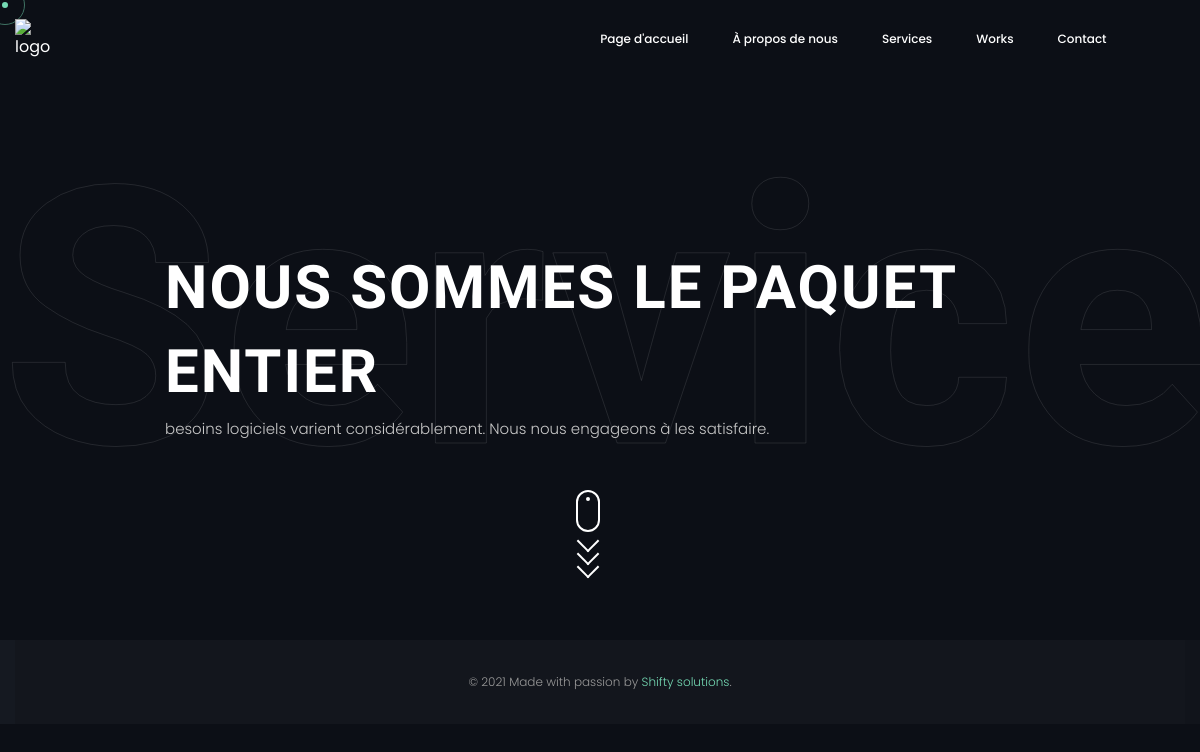
/services/, run on an earlier commit of the app's database.
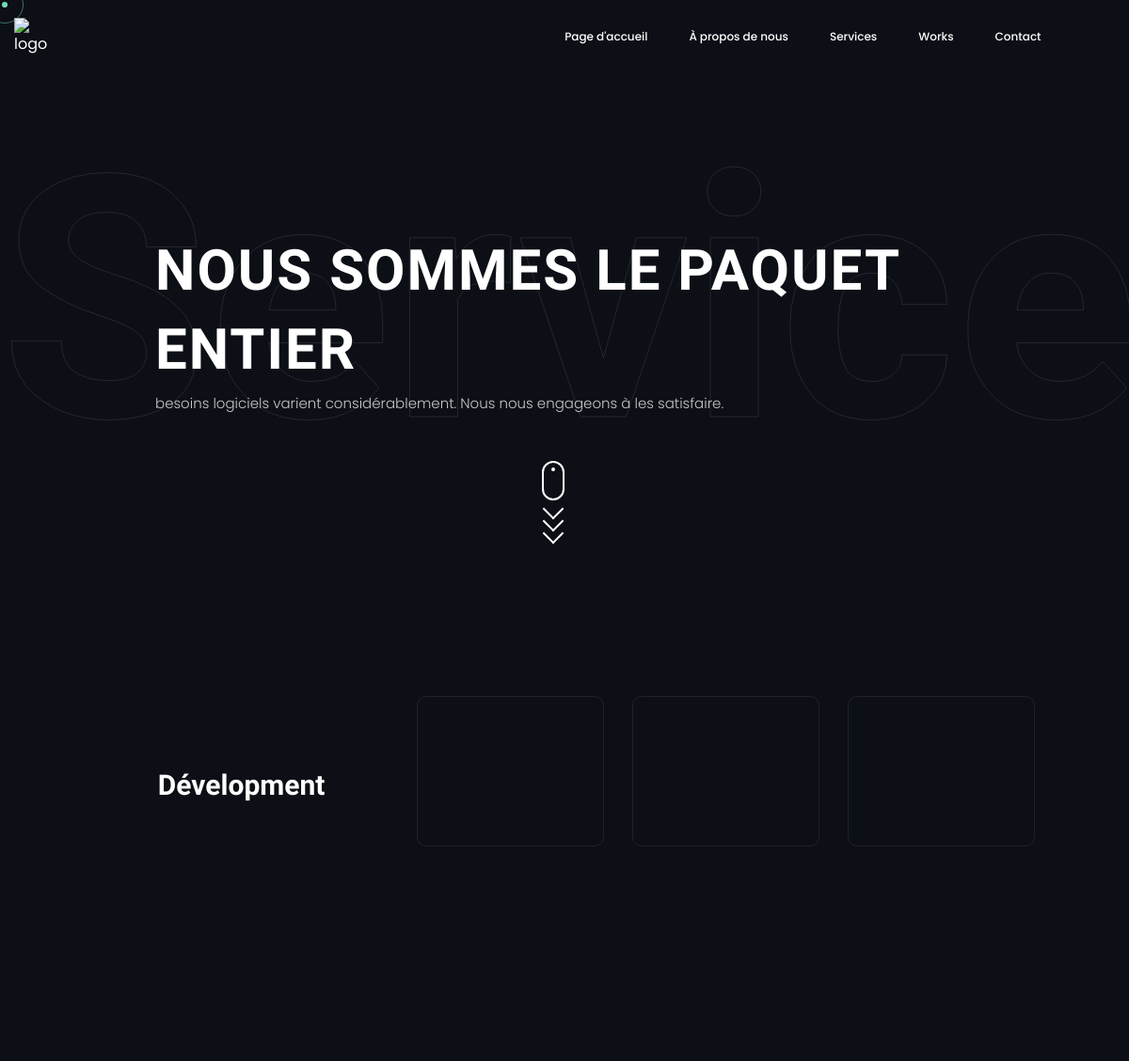
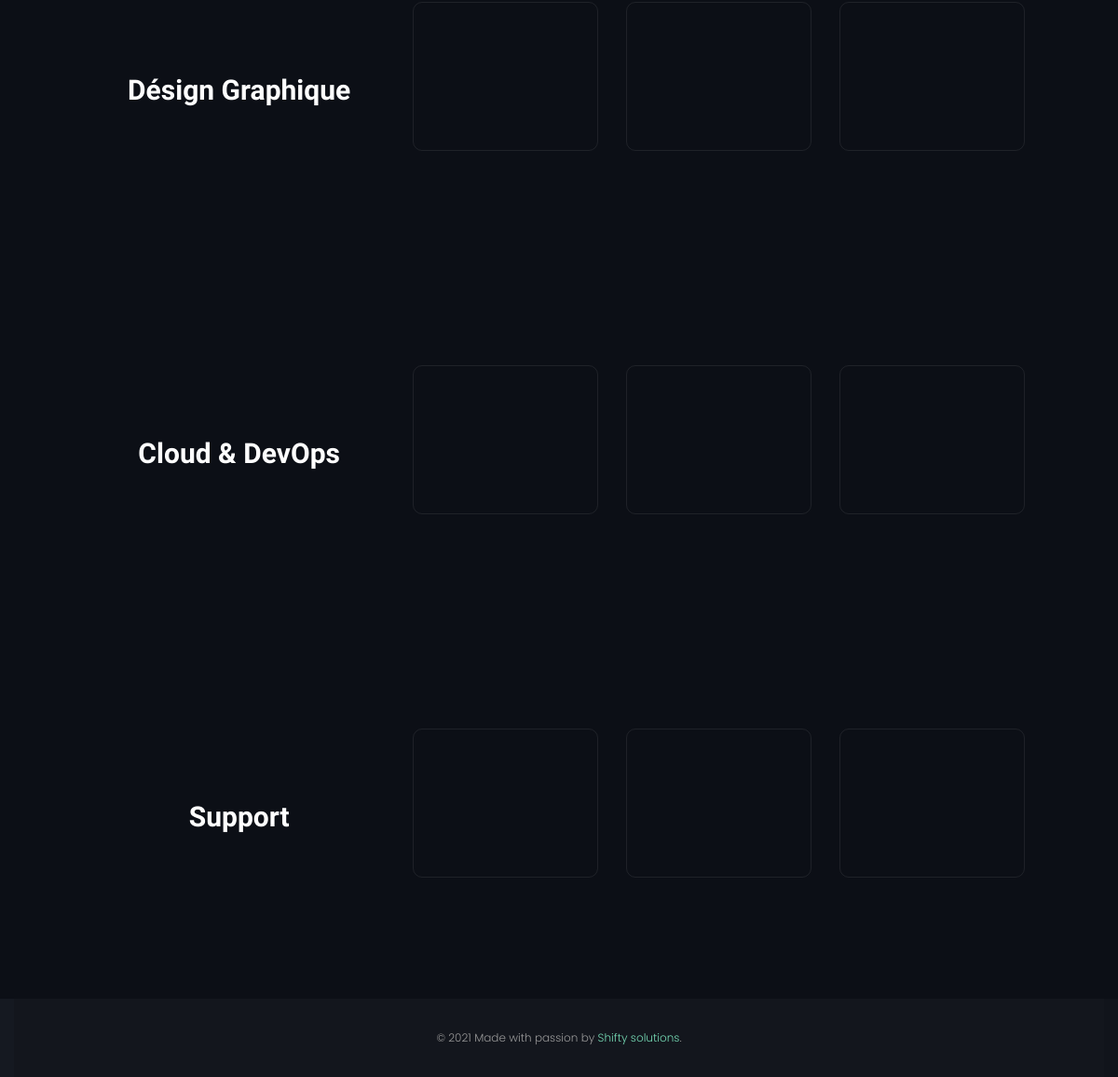
And on a later commit of the database (2 pictures, top to bottom).
### projects/models.py (models this page shows, shortened)
class Service(BaseModel):
    label = models.CharField(max_length=255)
    small_desc = models.TextField(default="")
    icon = models.CharField(max_length=255)
    def get_sub_services(self):
        return SubService.objects.filter(service=self)

### landing/views.py (the view)
# urls.py: path('services/', ServicesView.as_view(), name="services"),
class ServicesView(View):
    def get(self, request) :
        template = 'landing/services.html'
        context = {
            'services': Service.objects.all()
        }
        return render(request, template, context)

### templates/landing/services.html (shortened to what this page needs)
{% extends 'landing/base/index.html' %}
{% block pagecontent %}
{% load static %}
<header class="works-header fixed-slider hfixd valign">
    <div class="container">
        <div class="mouse_scroll" style="bottom: 50px">
            <div class="mouse">
                <div class="wheel"></div>
            </div>
            <div>
                <span class="m_scroll_arrows unu"></span>
                <span class="m_scroll_arrows doi"></span>
                <span class="m_scroll_arrows trei"></span>
            </div>
        </div>
        <div class="row justify-content-center">
            <div class="col-lg-9 col-md-11 static">
                <div class="capt mt-50">
                    <div class="parlx" style="transform: translate3d(0px, 0px, 0px); opacity: 1;">
                        <h2 class="custom-font">Nous sommes le paquet entier</h2>
                        <p>besoins logiciels varient considérablement. Nous nous engageons à les satisfaire.</p>
                    </div>
                    <div class="bactxt custom-font valign">
                        <span class="full-width">Services</span>
                    </div>
                </div>
            </div>
        </div>
    </div>
</header>
<div class="main-content">
    {% for service in services %}
    <section class="clients">
        {% if forloop.counter == 1 %}
        <div class="container" style="padding: 100px; margin-top:100px">
        {% else %}
        <div class="container" style="padding: 100px;">
        {% endif %}
            <div class="row">
                <div class="col-lg-4 valign">
                    <div class="sec-head custom-font mb-0">
                        <h4>{{ service.label|safe }}</h4>
                    </div>
                </div>
                <div class="col-lg-8">
                    <div>
                        <div class="row bord">
                            {% for sub_service in service.get_sub_services %}
                            <div class="col-md-4 col-12 brands">
                                <div class="item wow fadeIn" data-wow-delay=".3s" style="visibility: visible; animation-delay: 0.3s; animation-name: fadeIn;">
                                    <div class="img">
                                    </div>
                                </div>
                            </div>
                            {% endfor %}
                        </div>
                    </div>
                </div>
            </div>
        </div>
    </section>
    {% endfor %}
</div>
{% endblock pagecontent %}

### templates/landing/base/index.html (shortened to what this page needs)
<!DOCTYPE html>
<html lang="zxx">
{% load static %}
<head>
    {% include "landing/base/head.html" %}
</head>
<body>
    {% include "landing/base/loaderNcursor.html" %}
    {% include "landing/base/navbar.html" %}
    {% block pagecontent %}
    {% endblock pagecontent %}
    {% include "landing/base/footer.html" %}
</body>

### templates/landing/base/head.html (shortened to what this page needs)
{% load static %}
<link rel="stylesheet" href="https://cdnjs.cloudflare.com/ajax/libs/font-awesome/5.15.2/css/all.min.css" />
<link rel="stylesheet" href="https://cdn.jsdelivr.net/npm/pixeden-stroke-7-icon@1.2.3/pe-icon-7-stroke/dist/pe-icon-7-stroke.min.css">
<link rel="stylesheet" href="/static/landing/css/plugins.css" />
<link href="https://cdn.jsdelivr.net/npm/select2@4.1.0-rc.0/dist/css/select2.min.css" rel="stylesheet" />
<link rel="stylesheet" href="/static/landing/css/style_dark.css" />

### templates/landing/base/loaderNcursor.html (shortened to what this page needs)
<div class="mouse-cursor cursor-outer"></div>
<div class="mouse-cursor cursor-inner"></div>

### templates/landing/base/navbar.html (shortened to what this page needs)
<nav class="navbar navbar-expand-lg" style="z-index: 99999999999999999999;">
    <div class="container">
        <a class="logo" href="/">
            <img class="logo-img" src="https://res.cloudinary.com/dchmztvzz/image/upload/v1624980490/developement/logos/New_Project_6_u70sg5.png" style="width: 500%;" alt="logo">
        </a>
        <div class="collapse navbar-collapse" id="navbarSupportedContent">
            <ul class="navbar-nav ml-auto">
                <li class="nav-item">
                    <a class="nav-link" href="{% url 'index' %}">Page d'accueil</a>
                </li>
                <li class="nav-item">
                    <a class="nav-link" href="{% url 'about' %}">À propos de nous</a>
                </li>
                <li class="nav-item">
                    <a class="nav-link" href="{% url 'services' %}">Services</a>
                </li>
                <li class="nav-item">
                    <a class="nav-link" href="{% url 'works' %}">Works</a>
                </li>
                <li class="nav-item">
                    <a class="nav-link" href="{% url 'contact' %}">Contact</a>
                </li>
                <li class="nav-item">
                    <a class="nav-link toggle-mode" href=""></a>
                </li>
            </ul>
        </div>
    </div>
</nav>

### templates/landing/base/footer.html (shortened to what this page needs)
<footer class="footer-half sub-bg">
    <div class="container">
        <div class="copyrights text-center mt-0">
            <p>
                ©
                Made with passion by
                <a href="#0">Shifty solutions</a>.
            </p>
        </div>
    </div>
</footer>

### templates/landing/base/scripts.html (shortened to what this page needs)
{% load static %}

### templates/landing/base/head.html (style rules this page uses)
html { scroll-behavior:smooth }
.mouse_scroll { z-index: 9999998; display: block; margin: 0 auto; width: 24px; right: 50%; height: 100px; bottom: 0; position: absolute; margin-top: 125px; }
.m_scroll_arrows { display: block; width: 5px; height: 5px; -ms-transform: rotate(45deg); -webkit-transform: rotate(45deg); transform: rotate(45deg); border-right: 2px solid white; border-bottom: 2px solid white; margin: 0 0 3px 4px; width: 16px; height: 16px; }
.unu { margin-top: 1px; }
.unu, .doi, .trei { -webkit-animation: mouse-scroll 1s infinite; -moz-animation: mouse-scroll 1s infinite; animation: mouse-scroll 1s infinite; }
.unu { -webkit-animation-delay: .1s; -moz-animation-delay: .1s; -webkit-animation-direction: alternate; animation-direction: alternate; animation-delay: alternate; }
.doi { -webkit-animation-delay: .2s; -moz-animation-delay: .2s; -webkit-animation-direction: alternate; animation-delay: .2s; animation-direction: alternate; margin-top: -6px; }
.trei { -webkit-animation-delay: .3s; -moz-animation-delay: .3s; -webkit-animation-direction: alternate; animation-delay: .3s; animation-direction: alternate; margin-top: -6px; }
.mouse { height: 42px; width: 24px; border-radius: 14px; transform: none; border: 2px solid white; top: 170px; }
.wheel { height: 5px; width: 2px; display: block; margin: 5px auto; background: white; position: relative; height: 4px; width: 4px; border: 2px solid #fff; -webkit-border-radius: 8px; border-radius: 8px; }
.wheel { -webkit-animation: mouse-wheel 0.6s linear infinite; -moz-animation: mouse-wheel 0.6s linear infinite; animation: mouse-wheel 0.6s linear infinite; }
html { scroll-behavior: smooth; }

What changed in the data, as far as the page shows it:
added Service: label "Dévelopment"
added Service: label "Désign Graphique"
added Service: label "Cloud & DevOps"
added Service: label "Support"
